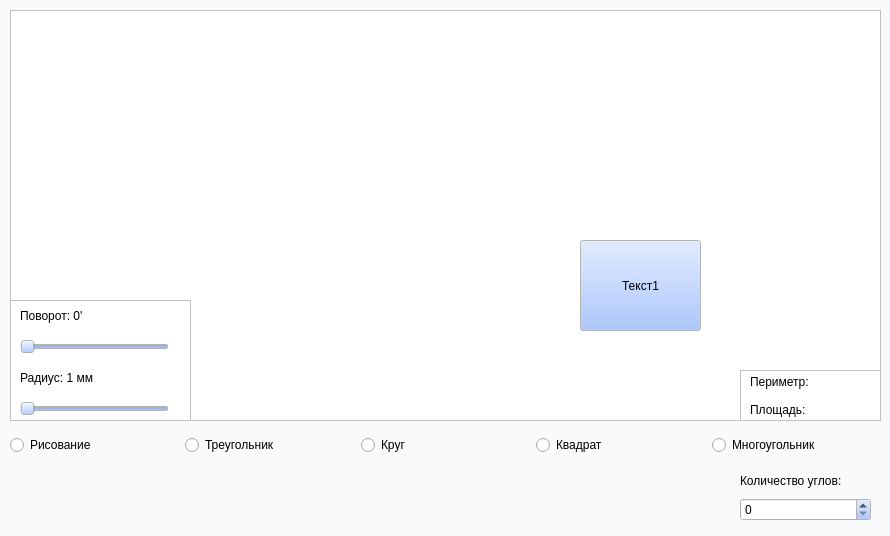
<?xml version="1.0" encoding="UTF-8"?>
<ui version="4.0">
 <class>MainWindow</class>
 <widget class="QMainWindow" name="MainWindow">
  <property name="geometry">
   <rect>
    <x>0</x>
    <y>0</y>
    <width>890</width>
    <height>536</height>
   </rect>
  </property>
  <property name="palette">
   <palette>
    <active>
     <colorrole role="WindowText">
      <brush brushstyle="SolidPattern">
       <color alpha="255">
        <red>0</red>
        <green>0</green>
        <blue>0</blue>
       </color>
      </brush>
     </colorrole>
     <colorrole role="Button">
      <brush brushstyle="SolidPattern">
       <color alpha="255">
        <red>147</red>
        <green>183</green>
        <blue>255</blue>
       </color>
      </brush>
     </colorrole>
     <colorrole role="Light">
      <brush brushstyle="SolidPattern">
       <color alpha="255">
        <red>255</red>
        <green>255</green>
        <blue>255</blue>
       </color>
      </brush>
     </colorrole>
     <colorrole role="Midlight">
      <brush brushstyle="SolidPattern">
       <color alpha="255">
        <red>201</red>
        <green>219</green>
        <blue>255</blue>
       </color>
      </brush>
     </colorrole>
     <colorrole role="Dark">
      <brush brushstyle="SolidPattern">
       <color alpha="255">
        <red>73</red>
        <green>91</green>
        <blue>127</blue>
       </color>
      </brush>
     </colorrole>
     <colorrole role="Mid">
      <brush brushstyle="SolidPattern">
       <color alpha="255">
        <red>98</red>
        <green>122</green>
        <blue>170</blue>
       </color>
      </brush>
     </colorrole>
     <colorrole role="Text">
      <brush brushstyle="SolidPattern">
       <color alpha="255">
        <red>0</red>
        <green>0</green>
        <blue>0</blue>
       </color>
      </brush>
     </colorrole>
     <colorrole role="BrightText">
      <brush brushstyle="SolidPattern">
       <color alpha="255">
        <red>255</red>
        <green>255</green>
        <blue>255</blue>
       </color>
      </brush>
     </colorrole>
     <colorrole role="ButtonText">
      <brush brushstyle="SolidPattern">
       <color alpha="255">
        <red>0</red>
        <green>0</green>
        <blue>0</blue>
       </color>
      </brush>
     </colorrole>
     <colorrole role="Base">
      <brush brushstyle="SolidPattern">
       <color alpha="255">
        <red>255</red>
        <green>255</green>
        <blue>255</blue>
       </color>
      </brush>
     </colorrole>
     <colorrole role="Window">
      <brush brushstyle="SolidPattern">
       <color alpha="255">
        <red>250</red>
        <green>250</green>
        <blue>252</blue>
       </color>
      </brush>
     </colorrole>
     <colorrole role="Shadow">
      <brush brushstyle="SolidPattern">
       <color alpha="255">
        <red>0</red>
        <green>0</green>
        <blue>0</blue>
       </color>
      </brush>
     </colorrole>
     <colorrole role="AlternateBase">
      <brush brushstyle="SolidPattern">
       <color alpha="255">
        <red>201</red>
        <green>219</green>
        <blue>255</blue>
       </color>
      </brush>
     </colorrole>
     <colorrole role="ToolTipBase">
      <brush brushstyle="SolidPattern">
       <color alpha="255">
        <red>255</red>
        <green>255</green>
        <blue>220</blue>
       </color>
      </brush>
     </colorrole>
     <colorrole role="ToolTipText">
      <brush brushstyle="SolidPattern">
       <color alpha="255">
        <red>0</red>
        <green>0</green>
        <blue>0</blue>
       </color>
      </brush>
     </colorrole>
     <colorrole role="PlaceholderText">
      <brush brushstyle="SolidPattern">
       <color alpha="128">
        <red>0</red>
        <green>0</green>
        <blue>0</blue>
       </color>
      </brush>
     </colorrole>
    </active>
    <inactive>
     <colorrole role="WindowText">
      <brush brushstyle="SolidPattern">
       <color alpha="255">
        <red>0</red>
        <green>0</green>
        <blue>0</blue>
       </color>
      </brush>
     </colorrole>
     <colorrole role="Button">
      <brush brushstyle="SolidPattern">
       <color alpha="255">
        <red>147</red>
        <green>183</green>
        <blue>255</blue>
       </color>
      </brush>
     </colorrole>
     <colorrole role="Light">
      <brush brushstyle="SolidPattern">
       <color alpha="255">
        <red>255</red>
        <green>255</green>
        <blue>255</blue>
       </color>
      </brush>
     </colorrole>
     <colorrole role="Midlight">
      <brush brushstyle="SolidPattern">
       <color alpha="255">
        <red>201</red>
        <green>219</green>
        <blue>255</blue>
       </color>
      </brush>
     </colorrole>
     <colorrole role="Dark">
      <brush brushstyle="SolidPattern">
       <color alpha="255">
        <red>73</red>
        <green>91</green>
        <blue>127</blue>
       </color>
      </brush>
     </colorrole>
     <colorrole role="Mid">
      <brush brushstyle="SolidPattern">
       <color alpha="255">
        <red>98</red>
        <green>122</green>
        <blue>170</blue>
       </color>
      </brush>
     </colorrole>
     <colorrole role="Text">
      <brush brushstyle="SolidPattern">
       <color alpha="255">
        <red>0</red>
        <green>0</green>
        <blue>0</blue>
       </color>
      </brush>
     </colorrole>
     <colorrole role="BrightText">
      <brush brushstyle="SolidPattern">
       <color alpha="255">
        <red>255</red>
        <green>255</green>
        <blue>255</blue>
       </color>
      </brush>
     </colorrole>
     <colorrole role="ButtonText">
      <brush brushstyle="SolidPattern">
       <color alpha="255">
        <red>0</red>
        <green>0</green>
        <blue>0</blue>
       </color>
      </brush>
     </colorrole>
     <colorrole role="Base">
      <brush brushstyle="SolidPattern">
       <color alpha="255">
        <red>255</red>
        <green>255</green>
        <blue>255</blue>
       </color>
      </brush>
     </colorrole>
     <colorrole role="Window">
      <brush brushstyle="SolidPattern">
       <color alpha="255">
        <red>250</red>
        <green>250</green>
        <blue>252</blue>
       </color>
      </brush>
     </colorrole>
     <colorrole role="Shadow">
      <brush brushstyle="SolidPattern">
       <color alpha="255">
        <red>0</red>
        <green>0</green>
        <blue>0</blue>
       </color>
      </brush>
     </colorrole>
     <colorrole role="AlternateBase">
      <brush brushstyle="SolidPattern">
       <color alpha="255">
        <red>201</red>
        <green>219</green>
        <blue>255</blue>
       </color>
      </brush>
     </colorrole>
     <colorrole role="ToolTipBase">
      <brush brushstyle="SolidPattern">
       <color alpha="255">
        <red>255</red>
        <green>255</green>
        <blue>220</blue>
       </color>
      </brush>
     </colorrole>
     <colorrole role="ToolTipText">
      <brush brushstyle="SolidPattern">
       <color alpha="255">
        <red>0</red>
        <green>0</green>
        <blue>0</blue>
       </color>
      </brush>
     </colorrole>
     <colorrole role="PlaceholderText">
      <brush brushstyle="SolidPattern">
       <color alpha="128">
        <red>0</red>
        <green>0</green>
        <blue>0</blue>
       </color>
      </brush>
     </colorrole>
    </inactive>
    <disabled>
     <colorrole role="WindowText">
      <brush brushstyle="SolidPattern">
       <color alpha="255">
        <red>73</red>
        <green>91</green>
        <blue>127</blue>
       </color>
      </brush>
     </colorrole>
     <colorrole role="Button">
      <brush brushstyle="SolidPattern">
       <color alpha="255">
        <red>147</red>
        <green>183</green>
        <blue>255</blue>
       </color>
      </brush>
     </colorrole>
     <colorrole role="Light">
      <brush brushstyle="SolidPattern">
       <color alpha="255">
        <red>255</red>
        <green>255</green>
        <blue>255</blue>
       </color>
      </brush>
     </colorrole>
     <colorrole role="Midlight">
      <brush brushstyle="SolidPattern">
       <color alpha="255">
        <red>201</red>
        <green>219</green>
        <blue>255</blue>
       </color>
      </brush>
     </colorrole>
     <colorrole role="Dark">
      <brush brushstyle="SolidPattern">
       <color alpha="255">
        <red>73</red>
        <green>91</green>
        <blue>127</blue>
       </color>
      </brush>
     </colorrole>
     <colorrole role="Mid">
      <brush brushstyle="SolidPattern">
       <color alpha="255">
        <red>98</red>
        <green>122</green>
        <blue>170</blue>
       </color>
      </brush>
     </colorrole>
     <colorrole role="Text">
      <brush brushstyle="SolidPattern">
       <color alpha="255">
        <red>73</red>
        <green>91</green>
        <blue>127</blue>
       </color>
      </brush>
     </colorrole>
     <colorrole role="BrightText">
      <brush brushstyle="SolidPattern">
       <color alpha="255">
        <red>255</red>
        <green>255</green>
        <blue>255</blue>
       </color>
      </brush>
     </colorrole>
     <colorrole role="ButtonText">
      <brush brushstyle="SolidPattern">
       <color alpha="255">
        <red>73</red>
        <green>91</green>
        <blue>127</blue>
       </color>
      </brush>
     </colorrole>
     <colorrole role="Base">
      <brush brushstyle="SolidPattern">
       <color alpha="255">
        <red>250</red>
        <green>250</green>
        <blue>252</blue>
       </color>
      </brush>
     </colorrole>
     <colorrole role="Window">
      <brush brushstyle="SolidPattern">
       <color alpha="255">
        <red>250</red>
        <green>250</green>
        <blue>252</blue>
       </color>
      </brush>
     </colorrole>
     <colorrole role="Shadow">
      <brush brushstyle="SolidPattern">
       <color alpha="255">
        <red>0</red>
        <green>0</green>
        <blue>0</blue>
       </color>
      </brush>
     </colorrole>
     <colorrole role="AlternateBase">
      <brush brushstyle="SolidPattern">
       <color alpha="255">
        <red>147</red>
        <green>183</green>
        <blue>255</blue>
       </color>
      </brush>
     </colorrole>
     <colorrole role="ToolTipBase">
      <brush brushstyle="SolidPattern">
       <color alpha="255">
        <red>255</red>
        <green>255</green>
        <blue>220</blue>
       </color>
      </brush>
     </colorrole>
     <colorrole role="ToolTipText">
      <brush brushstyle="SolidPattern">
       <color alpha="255">
        <red>0</red>
        <green>0</green>
        <blue>0</blue>
       </color>
      </brush>
     </colorrole>
     <colorrole role="PlaceholderText">
      <brush brushstyle="SolidPattern">
       <color alpha="128">
        <red>0</red>
        <green>0</green>
        <blue>0</blue>
       </color>
      </brush>
     </colorrole>
    </disabled>
   </palette>
  </property>
  <property name="windowTitle">
   <string>MainWindow</string>
  </property>
  <widget class="QWidget" name="centralwidget">
   <widget class="QGraphicsView" name="graphicsView">
    <property name="geometry">
     <rect>
      <x>10</x>
      <y>10</y>
      <width>871</width>
      <height>411</height>
     </rect>
    </property>
    <property name="palette">
     <palette>
      <active>
       <colorrole role="WindowText">
        <brush brushstyle="SolidPattern">
         <color alpha="255">
          <red>0</red>
          <green>0</green>
          <blue>0</blue>
         </color>
        </brush>
       </colorrole>
       <colorrole role="Button">
        <brush brushstyle="SolidPattern">
         <color alpha="255">
          <red>159</red>
          <green>245</green>
          <blue>232</blue>
         </color>
        </brush>
       </colorrole>
       <colorrole role="Light">
        <brush brushstyle="SolidPattern">
         <color alpha="255">
          <red>255</red>
          <green>255</green>
          <blue>255</blue>
         </color>
        </brush>
       </colorrole>
       <colorrole role="Midlight">
        <brush brushstyle="SolidPattern">
         <color alpha="255">
          <red>207</red>
          <green>250</green>
          <blue>243</blue>
         </color>
        </brush>
       </colorrole>
       <colorrole role="Dark">
        <brush brushstyle="SolidPattern">
         <color alpha="255">
          <red>79</red>
          <green>122</green>
          <blue>116</blue>
         </color>
        </brush>
       </colorrole>
       <colorrole role="Mid">
        <brush brushstyle="SolidPattern">
         <color alpha="255">
          <red>106</red>
          <green>163</green>
          <blue>155</blue>
         </color>
        </brush>
       </colorrole>
       <colorrole role="Text">
        <brush brushstyle="SolidPattern">
         <color alpha="255">
          <red>0</red>
          <green>0</green>
          <blue>0</blue>
         </color>
        </brush>
       </colorrole>
       <colorrole role="BrightText">
        <brush brushstyle="SolidPattern">
         <color alpha="255">
          <red>255</red>
          <green>255</green>
          <blue>255</blue>
         </color>
        </brush>
       </colorrole>
       <colorrole role="ButtonText">
        <brush brushstyle="SolidPattern">
         <color alpha="255">
          <red>0</red>
          <green>0</green>
          <blue>0</blue>
         </color>
        </brush>
       </colorrole>
       <colorrole role="Base">
        <brush brushstyle="SolidPattern">
         <color alpha="255">
          <red>255</red>
          <green>255</green>
          <blue>255</blue>
         </color>
        </brush>
       </colorrole>
       <colorrole role="Window">
        <brush brushstyle="SolidPattern">
         <color alpha="255">
          <red>250</red>
          <green>250</green>
          <blue>252</blue>
         </color>
        </brush>
       </colorrole>
       <colorrole role="Shadow">
        <brush brushstyle="SolidPattern">
         <color alpha="255">
          <red>0</red>
          <green>0</green>
          <blue>0</blue>
         </color>
        </brush>
       </colorrole>
       <colorrole role="AlternateBase">
        <brush brushstyle="SolidPattern">
         <color alpha="255">
          <red>207</red>
          <green>250</green>
          <blue>243</blue>
         </color>
        </brush>
       </colorrole>
       <colorrole role="ToolTipBase">
        <brush brushstyle="SolidPattern">
         <color alpha="255">
          <red>255</red>
          <green>255</green>
          <blue>220</blue>
         </color>
        </brush>
       </colorrole>
       <colorrole role="ToolTipText">
        <brush brushstyle="SolidPattern">
         <color alpha="255">
          <red>0</red>
          <green>0</green>
          <blue>0</blue>
         </color>
        </brush>
       </colorrole>
       <colorrole role="PlaceholderText">
        <brush brushstyle="SolidPattern">
         <color alpha="128">
          <red>0</red>
          <green>0</green>
          <blue>0</blue>
         </color>
        </brush>
       </colorrole>
      </active>
      <inactive>
       <colorrole role="WindowText">
        <brush brushstyle="SolidPattern">
         <color alpha="255">
          <red>0</red>
          <green>0</green>
          <blue>0</blue>
         </color>
        </brush>
       </colorrole>
       <colorrole role="Button">
        <brush brushstyle="SolidPattern">
         <color alpha="255">
          <red>159</red>
          <green>245</green>
          <blue>232</blue>
         </color>
        </brush>
       </colorrole>
       <colorrole role="Light">
        <brush brushstyle="SolidPattern">
         <color alpha="255">
          <red>255</red>
          <green>255</green>
          <blue>255</blue>
         </color>
        </brush>
       </colorrole>
       <colorrole role="Midlight">
        <brush brushstyle="SolidPattern">
         <color alpha="255">
          <red>207</red>
          <green>250</green>
          <blue>243</blue>
         </color>
        </brush>
       </colorrole>
       <colorrole role="Dark">
        <brush brushstyle="SolidPattern">
         <color alpha="255">
          <red>79</red>
          <green>122</green>
          <blue>116</blue>
         </color>
        </brush>
       </colorrole>
       <colorrole role="Mid">
        <brush brushstyle="SolidPattern">
         <color alpha="255">
          <red>106</red>
          <green>163</green>
          <blue>155</blue>
         </color>
        </brush>
       </colorrole>
       <colorrole role="Text">
        <brush brushstyle="SolidPattern">
         <color alpha="255">
          <red>0</red>
          <green>0</green>
          <blue>0</blue>
         </color>
        </brush>
       </colorrole>
       <colorrole role="BrightText">
        <brush brushstyle="SolidPattern">
         <color alpha="255">
          <red>255</red>
          <green>255</green>
          <blue>255</blue>
         </color>
        </brush>
       </colorrole>
       <colorrole role="ButtonText">
        <brush brushstyle="SolidPattern">
         <color alpha="255">
          <red>0</red>
          <green>0</green>
          <blue>0</blue>
         </color>
        </brush>
       </colorrole>
       <colorrole role="Base">
        <brush brushstyle="SolidPattern">
         <color alpha="255">
          <red>255</red>
          <green>255</green>
          <blue>255</blue>
         </color>
        </brush>
       </colorrole>
       <colorrole role="Window">
        <brush brushstyle="SolidPattern">
         <color alpha="255">
          <red>250</red>
          <green>250</green>
          <blue>252</blue>
         </color>
        </brush>
       </colorrole>
       <colorrole role="Shadow">
        <brush brushstyle="SolidPattern">
         <color alpha="255">
          <red>0</red>
          <green>0</green>
          <blue>0</blue>
         </color>
        </brush>
       </colorrole>
       <colorrole role="AlternateBase">
        <brush brushstyle="SolidPattern">
         <color alpha="255">
          <red>207</red>
          <green>250</green>
          <blue>243</blue>
         </color>
        </brush>
       </colorrole>
       <colorrole role="ToolTipBase">
        <brush brushstyle="SolidPattern">
         <color alpha="255">
          <red>255</red>
          <green>255</green>
          <blue>220</blue>
         </color>
        </brush>
       </colorrole>
       <colorrole role="ToolTipText">
        <brush brushstyle="SolidPattern">
         <color alpha="255">
          <red>0</red>
          <green>0</green>
          <blue>0</blue>
         </color>
        </brush>
       </colorrole>
       <colorrole role="PlaceholderText">
        <brush brushstyle="SolidPattern">
         <color alpha="128">
          <red>0</red>
          <green>0</green>
          <blue>0</blue>
         </color>
        </brush>
       </colorrole>
      </inactive>
      <disabled>
       <colorrole role="WindowText">
        <brush brushstyle="SolidPattern">
         <color alpha="255">
          <red>79</red>
          <green>122</green>
          <blue>116</blue>
         </color>
        </brush>
       </colorrole>
       <colorrole role="Button">
        <brush brushstyle="SolidPattern">
         <color alpha="255">
          <red>159</red>
          <green>245</green>
          <blue>232</blue>
         </color>
        </brush>
       </colorrole>
       <colorrole role="Light">
        <brush brushstyle="SolidPattern">
         <color alpha="255">
          <red>255</red>
          <green>255</green>
          <blue>255</blue>
         </color>
        </brush>
       </colorrole>
       <colorrole role="Midlight">
        <brush brushstyle="SolidPattern">
         <color alpha="255">
          <red>207</red>
          <green>250</green>
          <blue>243</blue>
         </color>
        </brush>
       </colorrole>
       <colorrole role="Dark">
        <brush brushstyle="SolidPattern">
         <color alpha="255">
          <red>79</red>
          <green>122</green>
          <blue>116</blue>
         </color>
        </brush>
       </colorrole>
       <colorrole role="Mid">
        <brush brushstyle="SolidPattern">
         <color alpha="255">
          <red>106</red>
          <green>163</green>
          <blue>155</blue>
         </color>
        </brush>
       </colorrole>
       <colorrole role="Text">
        <brush brushstyle="SolidPattern">
         <color alpha="255">
          <red>79</red>
          <green>122</green>
          <blue>116</blue>
         </color>
        </brush>
       </colorrole>
       <colorrole role="BrightText">
        <brush brushstyle="SolidPattern">
         <color alpha="255">
          <red>255</red>
          <green>255</green>
          <blue>255</blue>
         </color>
        </brush>
       </colorrole>
       <colorrole role="ButtonText">
        <brush brushstyle="SolidPattern">
         <color alpha="255">
          <red>79</red>
          <green>122</green>
          <blue>116</blue>
         </color>
        </brush>
       </colorrole>
       <colorrole role="Base">
        <brush brushstyle="SolidPattern">
         <color alpha="255">
          <red>250</red>
          <green>250</green>
          <blue>252</blue>
         </color>
        </brush>
       </colorrole>
       <colorrole role="Window">
        <brush brushstyle="SolidPattern">
         <color alpha="255">
          <red>250</red>
          <green>250</green>
          <blue>252</blue>
         </color>
        </brush>
       </colorrole>
       <colorrole role="Shadow">
        <brush brushstyle="SolidPattern">
         <color alpha="255">
          <red>0</red>
          <green>0</green>
          <blue>0</blue>
         </color>
        </brush>
       </colorrole>
       <colorrole role="AlternateBase">
        <brush brushstyle="SolidPattern">
         <color alpha="255">
          <red>159</red>
          <green>245</green>
          <blue>232</blue>
         </color>
        </brush>
       </colorrole>
       <colorrole role="ToolTipBase">
        <brush brushstyle="SolidPattern">
         <color alpha="255">
          <red>255</red>
          <green>255</green>
          <blue>220</blue>
         </color>
        </brush>
       </colorrole>
       <colorrole role="ToolTipText">
        <brush brushstyle="SolidPattern">
         <color alpha="255">
          <red>0</red>
          <green>0</green>
          <blue>0</blue>
         </color>
        </brush>
       </colorrole>
       <colorrole role="PlaceholderText">
        <brush brushstyle="SolidPattern">
         <color alpha="128">
          <red>0</red>
          <green>0</green>
          <blue>0</blue>
         </color>
        </brush>
       </colorrole>
      </disabled>
     </palette>
    </property>
   </widget>
   <widget class="QColumnView" name="columnView">
    <property name="geometry">
     <rect>
      <x>10</x>
      <y>300</y>
      <width>181</width>
      <height>121</height>
     </rect>
    </property>
   </widget>
   <widget class="QSlider" name="horizontalSliderSize">
    <property name="geometry">
     <rect>
      <x>20</x>
      <y>400</y>
      <width>149</width>
      <height>18</height>
     </rect>
    </property>
    <property name="minimum">
     <number>6</number>
    </property>
    <property name="maximum">
     <number>180</number>
    </property>
    <property name="orientation">
     <enum>Qt::Horizontal</enum>
    </property>
   </widget>
   <widget class="QLabel" name="labelRotation">
    <property name="geometry">
     <rect>
      <x>20</x>
      <y>300</y>
      <width>149</width>
      <height>31</height>
     </rect>
    </property>
    <property name="text">
     <string>Поворот: 0'</string>
    </property>
   </widget>
   <widget class="QSlider" name="horizontalSliderRotation">
    <property name="geometry">
     <rect>
      <x>20</x>
      <y>338</y>
      <width>149</width>
      <height>18</height>
     </rect>
    </property>
    <property name="minimum">
     <number>0</number>
    </property>
    <property name="maximum">
     <number>360</number>
    </property>
    <property name="orientation">
     <enum>Qt::Horizontal</enum>
    </property>
   </widget>
   <widget class="QLabel" name="labelSize">
    <property name="geometry">
     <rect>
      <x>20</x>
      <y>363</y>
      <width>149</width>
      <height>30</height>
     </rect>
    </property>
    <property name="text">
     <string>Радиус: 1 мм</string>
    </property>
   </widget>
   <widget class="QWidget" name="horizontalLayoutWidget">
    <property name="geometry">
     <rect>
      <x>10</x>
      <y>420</y>
      <width>871</width>
      <height>51</height>
     </rect>
    </property>
    <layout class="QHBoxLayout" name="horizontalLayout_2">
     <item>
      <widget class="QRadioButton" name="radioButtonFigure">
       <property name="text">
        <string>Рисование</string>
       </property>
      </widget>
     </item>
     <item>
      <widget class="QRadioButton" name="radioButtonTriangle">
       <property name="text">
        <string>Треугольник</string>
       </property>
      </widget>
     </item>
     <item>
      <widget class="QRadioButton" name="radioButtonCircle">
       <property name="text">
        <string>Круг</string>
       </property>
      </widget>
     </item>
     <item>
      <widget class="QRadioButton" name="radioButtonSquare">
       <property name="text">
        <string>Квадрат</string>
       </property>
      </widget>
     </item>
     <item>
      <widget class="QRadioButton" name="radioButtonPolygon">
       <property name="text">
        <string>Многоугольник</string>
       </property>
      </widget>
     </item>
    </layout>
   </widget>
   <widget class="QWidget" name="verticalLayoutWidget">
    <property name="geometry">
     <rect>
      <x>740</x>
      <y>470</y>
      <width>131</width>
      <height>51</height>
     </rect>
    </property>
    <layout class="QVBoxLayout" name="verticalLayout_3">
     <item>
      <widget class="QLabel" name="labelAnglesNumber">
       <property name="text">
        <string>Количество углов:</string>
       </property>
      </widget>
     </item>
     <item>
      <widget class="QSpinBox" name="spinBox">
       <property name="minimum">
        <number>0</number>
       </property>
       <property name="maximum">
        <number>30</number>
       </property>
       <property name="singleStep">
        <number>1</number>
       </property>
      </widget>
     </item>
    </layout>
   </widget>
   <widget class="QColumnView" name="columnView_2">
    <property name="geometry">
     <rect>
      <x>740</x>
      <y>370</y>
      <width>141</width>
      <height>51</height>
     </rect>
    </property>
   </widget>
   <widget class="QWidget" name="verticalLayoutWidget_2">
    <property name="geometry">
     <rect>
      <x>750</x>
      <y>370</y>
      <width>131</width>
      <height>51</height>
     </rect>
    </property>
    <layout class="QVBoxLayout" name="verticalLayout_4">
     <item>
      <widget class="QLabel" name="labelPerimeter">
       <property name="text">
        <string>Периметр:</string>
       </property>
      </widget>
     </item>
     <item>
      <widget class="QLabel" name="labelArea">
       <property name="text">
        <string>Площадь:</string>
       </property>
      </widget>
     </item>
    </layout>
   </widget>
   <widget class="QPushButton" name="test">
    <property name="geometry">
     <rect>
      <x>580</x>
      <y>240</y>
      <width>121</width>
      <height>91</height>
     </rect>
    </property>
    <property name="text">
     <string>Текст1</string>
    </property>
   </widget>
  </widget>
 </widget>
 <resources/>
 <connections/>
</ui>
